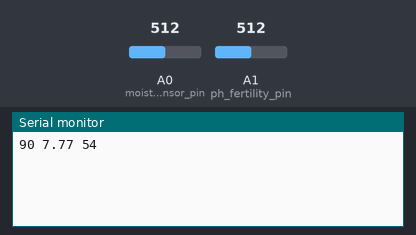
Bench run of a sketch on a simulated Arduino Uno, built with avr-gcc and run on an emulated ATmega328P. Parts: the last lines printed to the serial monitor. The inputs (shaded band) are chosen by the test bench; at power-on: A0 (moist_sensor_pin) = 512, A1 (ph_fertility_pin) = 512.

Above: at 3.2 s.
3.3 s: A0 (moist_sensor_pin) set to 470
At 3.3 s:
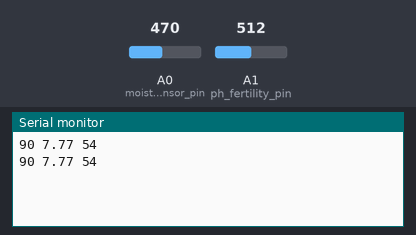
4.8 s: A1 (ph_fertility_pin) set to 470
At 6.1 s:
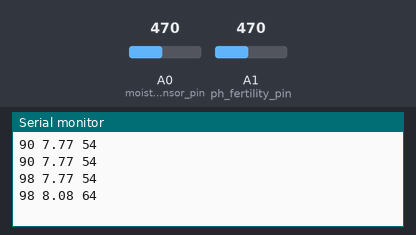
6.3 s: A0 (moist_sensor_pin) set to 490
At 7.5 s:
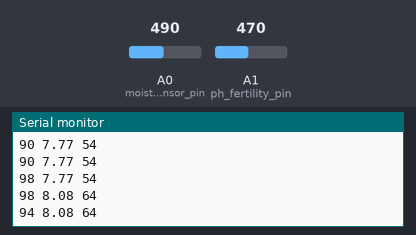
7.8 s: A1 (ph_fertility_pin) set to 490
At 7.8 s:
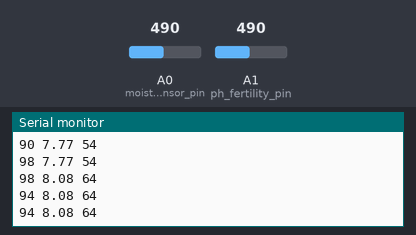
Timing chart, 0 to 10.3 s (numbered marks = the images above; inputs shaded):
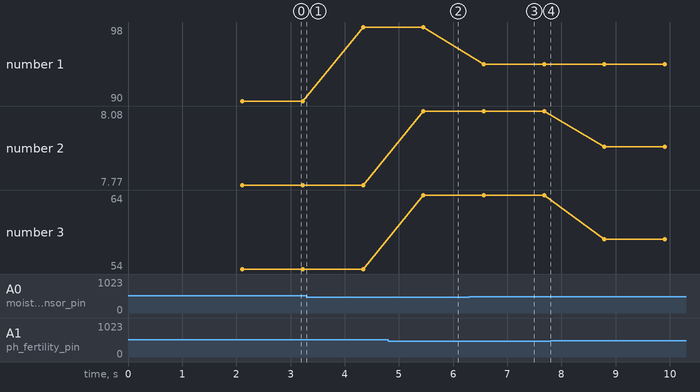

Measured:
- after the input at 4.8 s, the serial monitor: prints a new line after 0.65 s (image 2)
- after the input at 6.3 s, the serial monitor: prints a new line after 0.27 s (image 3)
- plotted number 1: 90 → 98 after the input at 3.3 s, 98 → 94 after the input at 6.3 s
- plotted number 2: 7.77 → 8.08 after the input at 4.8 s, 8.08 → 7.93 after the input at 7.8 s
- plotted number 3: 54 → 64 after the input at 4.8 s, 64 → 58 after the input at 7.8 s

The sketch:

arduino_setup_sensor.ino
```cpp
#include <Wire.h>

int moist_sensor_pin = A0;
int ph_fertility_pin = A1;
int moist_output_value ;
float ph;
int  fertility;

void setup() {
  Serial.begin(9600);

  delay(2000);

}

void loop() {

   moist_output_value= analogRead(moist_sensor_pin);

   moist_output_value = map(moist_output_value,550 ,0,0,100) + 84;

   fertility = (-readFertility() +123)*2;
   ph = readPH() + 7;

   Serial.print(moist_output_value);

   Serial.print(" ");

   Serial.print(ph);

   Serial.print(" ");

   Serial.print(fertility);

   Serial.println("");

   delay(1000);

}

int readFertility()
{int i,Fertility;
   Fertility = 0;
   for(i=0;i<10;i++){Fertility = Fertility + analogRead(ph_fertility_pin);delay(1);}
   Fertility = Fertility/10;
   if(Fertility >= 480){Fertility = ((Fertility - 480)/10) + 93;}else
   if(Fertility >= 360){Fertility = ((Fertility - 360)/7.5) + 77;}else
   if(Fertility >= 275){Fertility = ((Fertility - 275)/5) + 59;}else
   if(Fertility >= 200){Fertility = ((Fertility - 200)/6.25) + 47;}else
   if(Fertility >= 125){Fertility = ((Fertility - 125)/5.3) + 31;}else
   if(Fertility >= 65){Fertility = ((Fertility - 65)/4) + 16;}else
   if(Fertility >=  0){Fertility = ((Fertility - 0)/3.75) + 0;}
   return(Fertility);
}
//----------------------------------------------------------------------------
float readPH()
{int i;
 float PH;
   PH = 0;
   for(i=0;i<10;i++){PH  = PH + analogRead(ph_fertility_pin);delay(10); }
   PH       = PH/10;
   if(PH >= 480){PH = (10-(PH - 480)/14);}else
   if(PH >= 360){PH = (20-(PH - 360)/12);}else
   if(PH >= 275){PH = (30-(PH - 275)/8.5);}else
   if(PH >= 200){PH = (40-(PH - 200)/7.5);}else
   if(PH >= 125){PH = (50-(PH - 125)/8.5);}else
   if(PH >= 65 ){PH = (60-(PH - 60)/6.5);}else
   if(PH >=  0 ){PH = (70-(PH - 0)/6.0);}
   return(PH/10);
}
```
